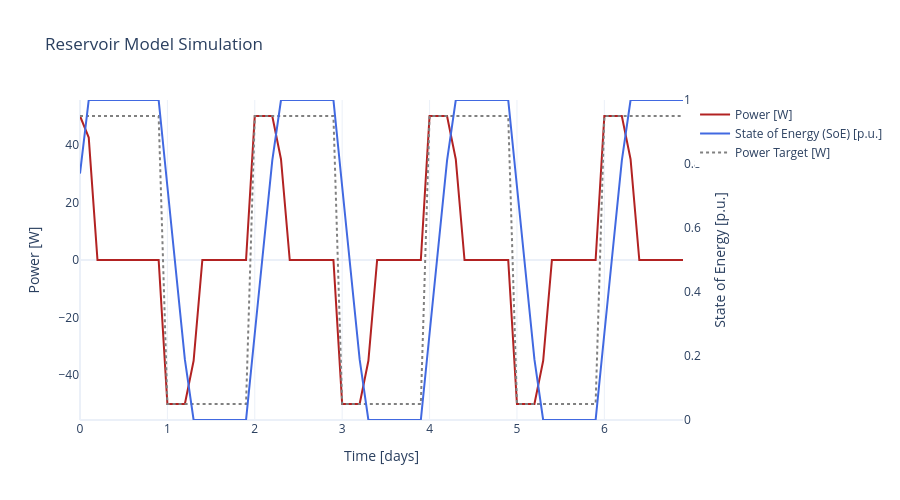
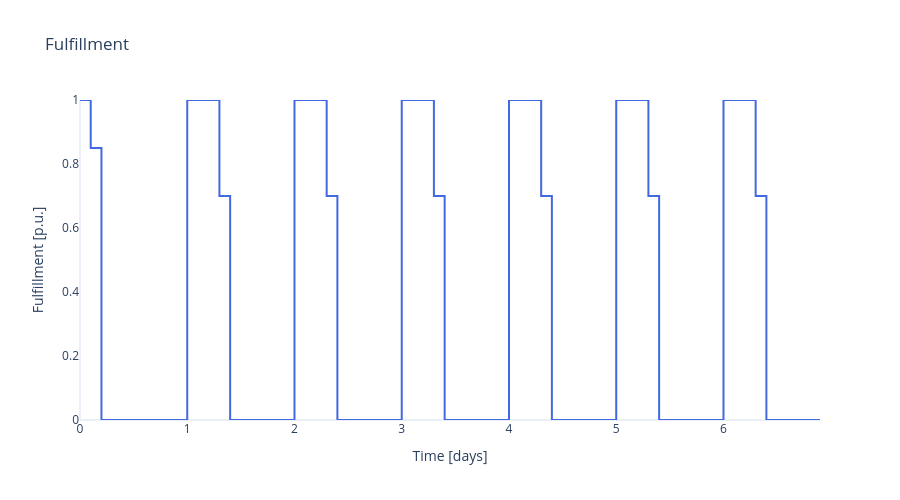

These figures' notebook cell, in order:
### Markdown cell above
Wir fügen nun alle Bestandteile zusammen und führen die Simulation mit dem erzeugten Leistungsprofil aus:

- Simulieren des Batterieverhalten mit dem Reservoirmodell `df_result=simulate_reservoir(...)`.
- Darstellen der Ergebnisse mit `plot_reservoir(...)` und `plot_fulfillment(...)`.

### Code cell
df_result = simulate_reservoir(
    power_profile_w=power_profile_w,
    system_energy_capacity_wh=example_system_energy_capacity_wh,
    system_max_power_w=example_system_max_power_w,
    initial_soe_pu=example_system_initial_soe_pu,
    time_step_h=time_step_h,
)

plot_reservoir(df_result)
plot_fulfillment(df_result)

### Figure 1 — Plotly figure (JSON) as saved in the notebook; plotly's stock layout.template omitted (floating-point values rounded to 4 significant figures)
{"data": [{"line": {"color": "firebrick"}, "mode": "lines", "name": "Power [W]", "type": "scatter", "x": [0.0, 0.1, 0.2, 0.3, 0.4, 0.5, 0.6, 0.7, 0.8, 0.9, 1.0, 1.1, 1.2, 1.3, 1.4, 1.5, 1.6, 1.7, 1.8, 1.9, 2.0, 2.1, 2.2, 2.3, 2.4, 2.5, 2.6, 2.7, 2.8, 2.9, 3.0, 3.1, 3.2, 3.3, 3.4, 3.5, 3.6, 3.7, 3.8, 3.9, 4.0, 4.1, 4.2, 4.3, 4.4, 4.5, 4.6, 4.7, 4.8, 4.9, 5.0, 5.1, 5.2, 5.3, 5.4, 5.5, 5.6, 5.7, 5.8, 5.9, 6.0, 6.1, 6.2, 6.3, 6.4, 6.5, 6.6, 6.7, 6.8, 6.9], "y": [50.0, 42.5, 0.0, 0.0, 0.0, 0.0, 0.0, 0.0, 0.0, 0.0, -50.0, -50.0, -50.0, -35.0, 0.0, 0.0, 0.0, 0.0, 0.0, 0.0, 50.0, 50.0, 50.0, 35.0, 0.0, 0.0, 0.0, 0.0, 0.0, 0.0, -50.0, -50.0, -50.0, -35.0, 0.0, 0.0, 0.0, 0.0, 0.0, 0.0, 50.0, 50.0, 50.0, 35.0, 0.0, 0.0, 0.0, 0.0, 0.0, 0.0, -50.0, -50.0, -50.0, -35.0, 0.0, 0.0, 0.0, 0.0, 0.0, 0.0, 50.0, 50.0, 50.0, 35.0, 0.0, 0.0, 0.0, 0.0, 0.0, 0.0], "yaxis": "y"}, {"line": {"color": "royalblue"}, "mode": "lines", "name": "State of Energy (SoE) [p.u.]", "type": "scatter", "x": [0.0, 0.1, 0.2, 0.3, 0.4, 0.5, 0.6, 0.7, 0.8, 0.9, 1.0, 1.1, 1.2, 1.3, 1.4, 1.5, 1.6, 1.7, 1.8, 1.9, 2.0, 2.1, 2.2, 2.3, 2.4, 2.5, 2.6, 2.7, 2.8, 2.9, 3.0, 3.1, 3.2, 3.3, 3.4, 3.5, 3.6, 3.7, 3.8, 3.9, 4.0, 4.1, 4.2, 4.3, 4.4, 4.5, 4.6, 4.7, 4.8, 4.9, 5.0, 5.1, 5.2, 5.3, 5.4, 5.5, 5.6, 5.7, 5.8, 5.9, 6.0, 6.1, 6.2, 6.3, 6.4, 6.5, 6.6, 6.7, 6.8, 6.9], "y": [0.7703, 1.0, 1.0, 1.0, 1.0, 1.0, 1.0, 1.0, 1.0, 1.0, 0.7297, 0.4595, 0.1892, 0.0, 0.0, 0.0, 0.0, 0.0, 0.0, 0.0, 0.2703, 0.5405, 0.8108, 1.0, 1.0, 1.0, 1.0, 1.0, 1.0, 1.0, 0.7297, 0.4595, 0.1892, 0.0, 0.0, 0.0, 0.0, 0.0, 0.0, 0.0, 0.2703, 0.5405, 0.8108, 1.0, 1.0, 1.0, 1.0, 1.0, 1.0, 1.0, 0.7297, 0.4595, 0.1892, 0.0, 0.0, 0.0, 0.0, 0.0, 0.0, 0.0, 0.2703, 0.5405, 0.8108, 1.0, 1.0, 1.0, 1.0, 1.0, 1.0, 1.0], "yaxis": "y2"}, {"line": {"color": "gray", "dash": "dot"}, "mode": "lines", "name": "Power Target [W]", "type": "scatter", "x": [0.0, 0.1, 0.2, 0.3, 0.4, 0.5, 0.6, 0.7, 0.8, 0.9, 1.0, 1.1, 1.2, 1.3, 1.4, 1.5, 1.6, 1.7, 1.8, 1.9, 2.0, 2.1, 2.2, 2.3, 2.4, 2.5, 2.6, 2.7, 2.8, 2.9, 3.0, 3.1, 3.2, 3.3, 3.4, 3.5, 3.6, 3.7, 3.8, 3.9, 4.0, 4.1, 4.2, 4.3, 4.4, 4.5, 4.6, 4.7, 4.8, 4.9, 5.0, 5.1, 5.2, 5.3, 5.4, 5.5, 5.6, 5.7, 5.8, 5.9, 6.0, 6.1, 6.2, 6.3, 6.4, 6.5, 6.6, 6.7, 6.8, 6.9], "y": [50.0, 50.0, 50.0, 50.0, 50.0, 50.0, 50.0, 50.0, 50.0, 50.0, -50.0, -50.0, -50.0, -50.0, -50.0, -50.0, -50.0, -50.0, -50.0, -50.0, 50.0, 50.0, 50.0, 50.0, 50.0, 50.0, 50.0, 50.0, 50.0, 50.0, -50.0, -50.0, -50.0, -50.0, -50.0, -50.0, -50.0, -50.0, -50.0, -50.0, 50.0, 50.0, 50.0, 50.0, 50.0, 50.0, 50.0, 50.0, 50.0, 50.0, -50.0, -50.0, -50.0, -50.0, -50.0, -50.0, -50.0, -50.0, -50.0, -50.0, 50.0, 50.0, 50.0, 50.0, 50.0, 50.0, 50.0, 50.0, 50.0, 50.0], "yaxis": "y"}], "layout": {"height": 500, "title": {"text": "Reservoir Model Simulation"}, "xaxis": {"title": {"text": "Time [days]"}}, "yaxis": {"showgrid": false, "side": "left", "title": {"text": "Power [W]"}}, "yaxis2": {"overlaying": "y", "range": [0, 1], "showgrid": false, "side": "right", "title": {"text": "State of Energy [p.u.]"}}}}

### Figure 2 — Plotly figure (JSON) as saved in the notebook; plotly's stock layout.template omitted (floating-point values rounded to 4 significant figures)
{"data": [{"line": {"color": "royalblue", "shape": "hv"}, "mode": "lines", "name": "Fulfillment", "type": "scatter", "x": [0.0, 0.1, 0.2, 0.3, 0.4, 0.5, 0.6, 0.7, 0.8, 0.9, 1.0, 1.1, 1.2, 1.3, 1.4, 1.5, 1.6, 1.7, 1.8, 1.9, 2.0, 2.1, 2.2, 2.3, 2.4, 2.5, 2.6, 2.7, 2.8, 2.9, 3.0, 3.1, 3.2, 3.3, 3.4, 3.5, 3.6, 3.7, 3.8, 3.9, 4.0, 4.1, 4.2, 4.3, 4.4, 4.5, 4.6, 4.7, 4.8, 4.9, 5.0, 5.1, 5.2, 5.3, 5.4, 5.5, 5.6, 5.7, 5.8, 5.9, 6.0, 6.1, 6.2, 6.3, 6.4, 6.5, 6.6, 6.7, 6.8, 6.9], "y": [1.0, 0.85, 0.0, 0.0, 0.0, 0.0, 0.0, 0.0, 0.0, 0.0, 1.0, 1.0, 1.0, 0.7, -0.0, -0.0, -0.0, -0.0, -0.0, -0.0, 1.0, 1.0, 1.0, 0.7, 0.0, 0.0, 0.0, 0.0, 0.0, 0.0, 1.0, 1.0, 1.0, 0.7, -0.0, -0.0, -0.0, -0.0, -0.0, -0.0, 1.0, 1.0, 1.0, 0.7, 0.0, 0.0, 0.0, 0.0, 0.0, 0.0, 1.0, 1.0, 1.0, 0.7, -0.0, -0.0, -0.0, -0.0, -0.0, -0.0, 1.0, 1.0, 1.0, 0.7, 0.0, 0.0, 0.0, 0.0, 0.0, 0.0]}], "layout": {"height": 500, "title": {"text": "Fulfillment"}, "xaxis": {"title": {"text": "Time [days]"}}, "yaxis": {"range": [0, 1], "showgrid": false, "title": {"text": "Fulfillment [p.u.]"}}}}
